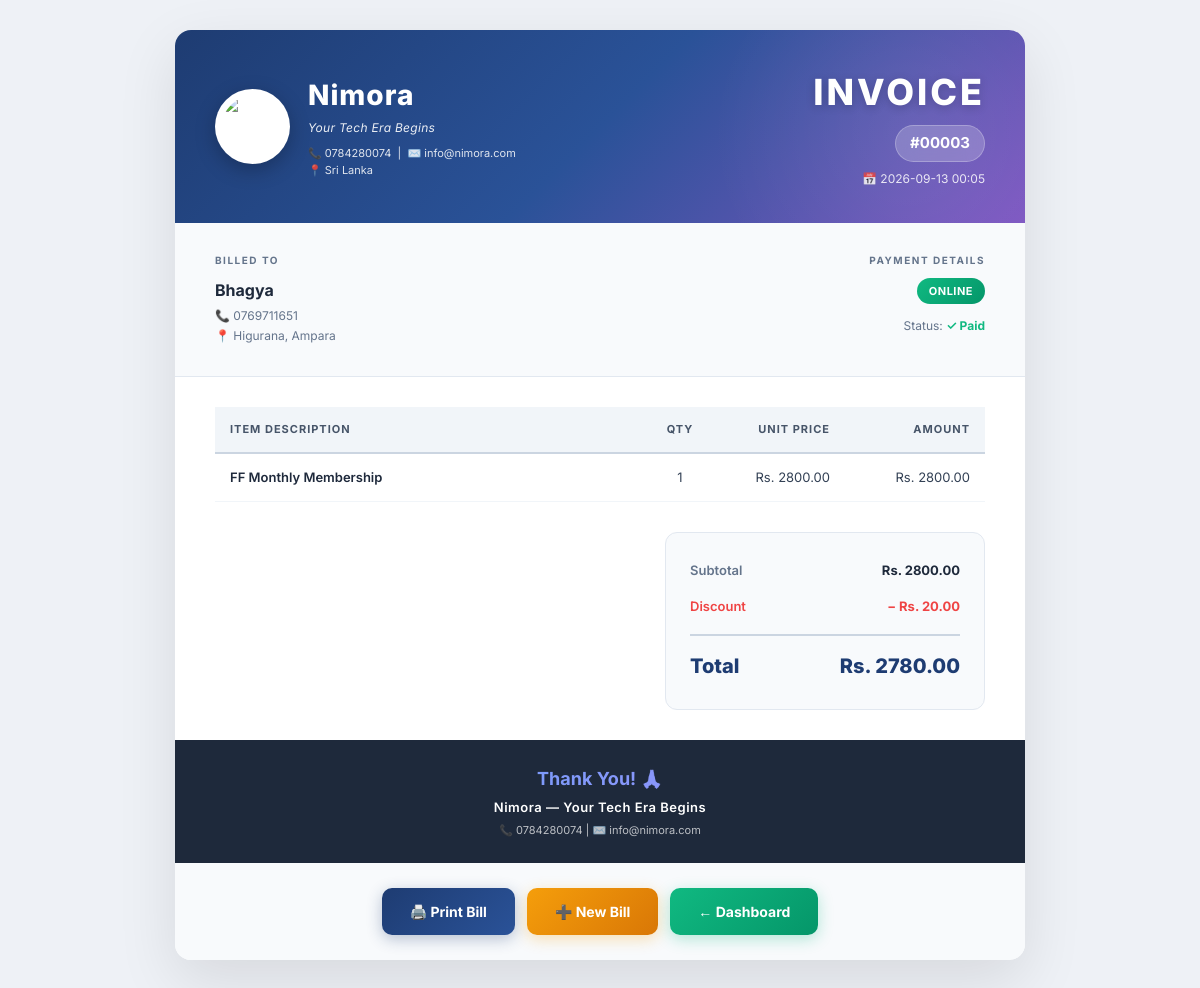
The page /invoice/view/3 (signed in) on the database its author committed.
### tables this page shows
CREATE TABLE invoices (
        id INTEGER PRIMARY KEY AUTOINCREMENT,
        customer_id INTEGER,
        date TEXT,
        total REAL,
        payment_method TEXT,
        discount REAL DEFAULT 0
    );

CREATE TABLE customers (
        id INTEGER PRIMARY KEY AUTOINCREMENT,
        name TEXT NOT NULL,
        phone TEXT,
        email TEXT,
        address TEXT
    );

CREATE TABLE invoice_items (
        id INTEGER PRIMARY KEY AUTOINCREMENT,
        invoice_id INTEGER,
        product_id INTEGER,
        qty INTEGER,
        price REAL
    );

CREATE TABLE products (
        id INTEGER PRIMARY KEY AUTOINCREMENT,
        name TEXT NOT NULL,
        price REAL NOT NULL,
        stock INTEGER DEFAULT 0,
        sku TEXT
    );

### app.py (the view)
@app.route('/invoice/view/<int:id>')
@login_required
def view_invoice(id):
    conn = get_db()
    invoice = conn.execute('SELECT * FROM invoices WHERE id=?', (id,)).fetchone()
    customer = conn.execute('SELECT * FROM customers WHERE id=?', (invoice['customer_id'],)).fetchone()
    items = conn.execute('''SELECT ii.*, p.name FROM invoice_items ii
                            JOIN products p ON ii.product_id = p.id
                            WHERE ii.invoice_id=?''', (id,)).fetchall()
    conn.close()
    return render_template('invoice_view.html', invoice=invoice, customer=customer, items=items)

### app.py (called while the page is built)
def get_db():
    conn = sqlite3.connect(DB, timeout=10)
    conn.row_factory = sqlite3.Row
    return conn

@app.context_processor
def inject_branding():
    return {
        'business_name': BUSINESS_NAME,
        'tagline': TAGLINE,
        'logo_url': LOGO_URL,
        'phone': PHONE,
        'email': EMAIL,
        'address': ADDRESS,
        'currency': CURRENCY,
        'now': datetime.now()
    }

def login_required(f):
    @wraps(f)
    def wrapper(*args, **kwargs):
        if 'user_id' not in session:
            return redirect(url_for('login'))
        return f(*args, **kwargs)
    return wrapper

### templates/invoice_view.html (shortened to what this page needs)
<!DOCTYPE html>
<html lang="en">
<head>
</head>
<body>
<div class="invoice-wrapper">
    <div class="inv-header">
        <div class="brand-block">
            {% if logo_url %}
                <img src="{{ logo_url }}" alt="{{ business_name }}">
            {% else %}
                <div class="brand-placeholder">N</div>
            {% endif %}
            <div class="brand-info">
                <h1>{{ business_name }}</h1>
                <div class="tagline">{{ tagline }}</div>
                <div class="contact-info">
                    📞 {{ phone }}{% if email %} &nbsp;|&nbsp; ✉️ {{ email }}{% endif %}
                    {% if address %}<br>📍 {{ address }}{% endif %}
                </div>
            </div>
        </div>
        <div class="inv-title">
            <h2>INVOICE</h2>
            <div class="inv-num">#{{ "%05d"|format(invoice.id) }}</div>
            <div class="inv-date">📅 {{ invoice.date }}</div>
        </div>
    </div>
    <div class="inv-info">
        <div class="info-box">
            <h4>Billed To</h4>
            <div class="primary">{{ customer.name }}</div>
            <div class="secondary">
                {% if customer.phone %}📞 {{ customer.phone }}<br>{% endif %}
                {% if customer.address %}📍 {{ customer.address }}{% endif %}
            </div>
        </div>
        <div class="info-box" style="text-align: right;">
            <h4>Payment Details</h4>
            <div style="margin-top: 6px;">
                <span class="payment-badge">{{ invoice.payment_method }}</span>
            </div>
            <div class="secondary" style="margin-top: 12px;">
                Status: <b style="color: #10b981;">✓ Paid</b>
            </div>
        </div>
    </div>
    <div class="inv-items">
        <table>
            <thead>
                <tr>
                    <th>Item Description</th>
                    <th style="width: 70px; text-align: center;">Qty</th>
                    <th style="width: 130px; text-align: right;">Unit Price</th>
                    <th style="width: 140px;">Amount</th>
                </tr>
            </thead>
            <tbody>
                {% for i in items %}
                <tr>
                    <td>{{ i.name }}</td>
                    <td style="text-align: center;">{{ i.qty }}</td>
                    <td style="text-align: right;">{{ currency }} {{ "%.2f"|format(i.price) }}</td>
                    <td>{{ currency }} {{ "%.2f"|format(i.qty * i.price) }}</td>
                </tr>
                {% endfor %}
            </tbody>
        </table>
    </div>
    <div class="inv-totals">
        <div class="totals-box">
            <div class="total-row">
                <span class="label">Subtotal</span>
                <span class="value">{{ currency }} {{ "%.2f"|format(invoice.total + (invoice.discount or 0)) }}</span>
            </div>
            {% if invoice.discount and invoice.discount > 0 %}
            <div class="total-row" style="color: #ef4444;">
                <span class="label">Discount</span>
                <span class="value" style="color: #ef4444;">− {{ currency }} {{ "%.2f"|format(invoice.discount) }}</span>
            </div>
            {% endif %}
            <div class="total-row grand">
                <span>Total</span>
                <span>{{ currency }} {{ "%.2f"|format(invoice.total) }}</span>
            </div>
        </div>
    </div>
    <div class="inv-footer">
        <div class="thanks">Thank You! 🙏</div>
        <div class="footer-brand">{{ business_name }} — {{ tagline }}</div>
        <div class="footer-contact">
            📞 {{ phone }}{% if email %} | ✉️ {{ email }}{% endif %}
        </div>
    </div>
    <div class="inv-actions">
        <button class="btn-print" onclick="window.print()">🖨️ Print Bill</button>
        <a href="{{ url_for('new_invoice') }}" class="btn-new">➕ New Bill</a>
        <a href="{{ url_for('dashboard') }}" class="btn-back">← Dashboard</a>
    </div>
</div>
</body>
</html>

### rows shown on the page
invoices: id "00003", date "2026-09-13 00:05", payment_method "ONLINE", invoice.total+(invoice.discountor0) "2800.00", discount "20.00", total "2780.00"
customers: name "Bhagya", phone "0769711651", address "Higurana, Ampara"
invoice_items: name "FF Monthly Membership", qty "1", currency "Rs.", price "2800.00", i.qty*i.price "2800.00"

### other values the page prints
{{ business_name }} "Nimora"
{{ tagline }} "Your Tech Era Begins"
{{ phone }} "0784280074"
{{ email }} "info@nimora.com"
{{ address }} "Sri Lanka"
{{ currency }} "Rs."
